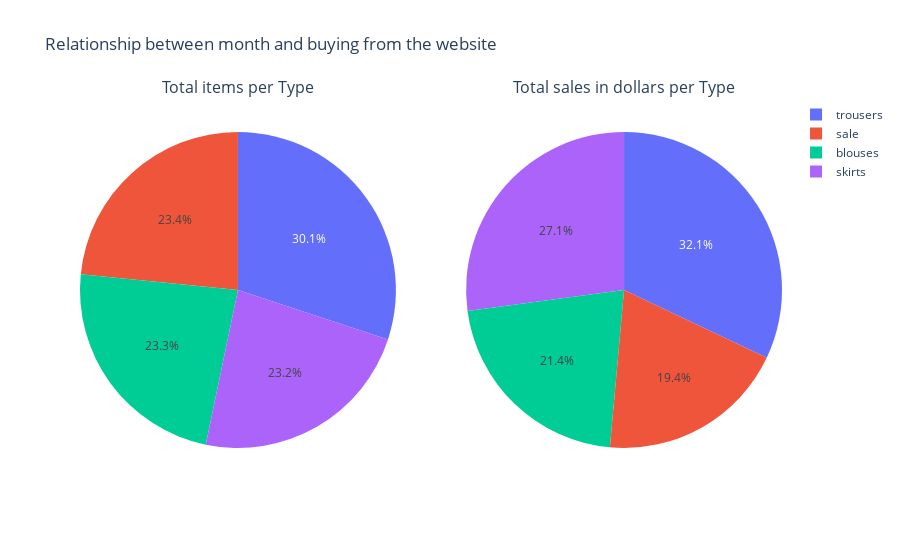

The code cell stored with this chart in its notebook:
### Markdown cell above
## What is the best selling category?

### Code cell
df_1 = df.groupby("page 1 (main category)")[["price"]].count()
df_2 = df.groupby("page 1 (main category)")[["price"]].sum()

# Create subplots: use 'domain' type for Pie subplot
fig = make_subplots(rows=1, cols=2, specs=[[{'type': 'domain'}, {'type': 'domain'}]], 
                    subplot_titles = [
                        'Total items per Type',
                        'Total sales in dollars per Type'])

fig.add_trace(go.Pie(labels=df_1.index, values=df_1["price"], name="All monthes"),
              1, 1)
fig.add_trace(go.Pie(labels=df_2.index, values=df_2['price'], name="All months except August"),
              1, 2)

# Use `hole` to create a donut-like pie chart
fig.update_traces(hoverinfo="label+percent")

fig.update_layout(
    title_text="Relationship between month and buying from the website")

fig.show()

### Figure 1 — Plotly figure (JSON) as saved in the notebook; plotly's stock layout.template omitted (floating-point values rounded to 4 significant figures)
{"data": [{"domain": {"x": [0, 0.45], "y": [0, 1]}, "hoverinfo": "label+percent", "labels": ["blouses", "sale", "skirts", "trousers"], "name": "All monthes", "type": "pie", "values": [38577, 38747, 38408, 49742]}, {"domain": {"x": [0.55, 1], "y": [0, 1]}, "hoverinfo": "label+percent", "labels": ["blouses", "sale", "skirts", "trousers"], "name": "All months except August", "type": "pie", "values": [1554334, 1403951, 1966199, 2323692]}], "layout": {"annotations": [{"font": {"size": 16}, "showarrow": false, "text": "Total items per Type", "x": 0.225, "xanchor": "center", "xref": "paper", "y": 1, "yanchor": "bottom", "yref": "paper"}, {"font": {"size": 16}, "showarrow": false, "text": "Total sales in dollars per Type", "x": 0.775, "xanchor": "center", "xref": "paper", "y": 1, "yanchor": "bottom", "yref": "paper"}], "title": {"text": "Relationship between month and buying from the website"}}}
